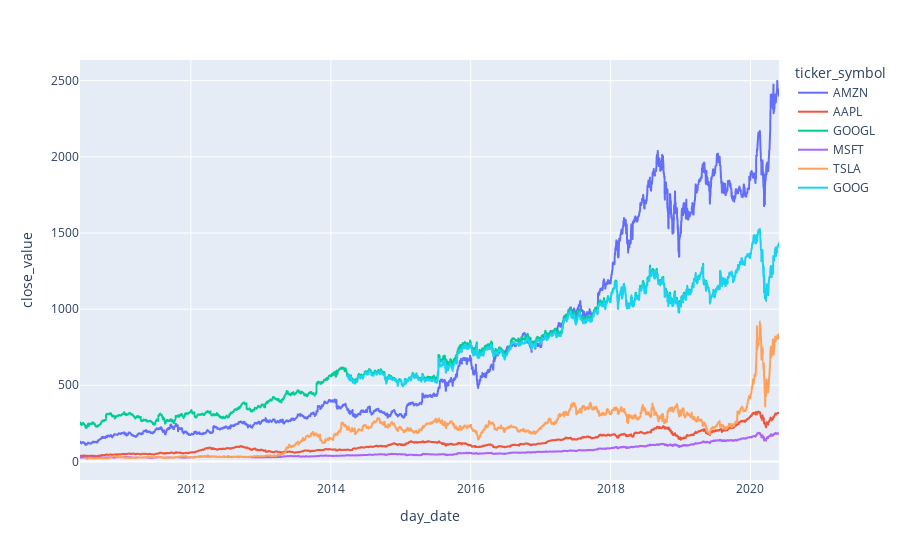

The notebook cell saved with this chart:
### Code cell
px.line(df, x="day_date", y="close_value", color="ticker_symbol")

### Figure 1 — Plotly figure (JSON) as saved in the notebook; plotly's stock layout.template omitted (floating-point values rounded to 4 significant figures; data arrays with more than 128 entries replaced by an {"elided": "..."} marker saying what was removed)
{"data": [{"hovertemplate": "ticker_symbol=AMZN<br>day_date=%{x}<br>close_value=%{y}<extra></extra>", "legendgroup": "AMZN", "line": {"color": "#636efa", "dash": "solid"}, "marker": {"symbol": "circle"}, "mode": "lines", "name": "AMZN", "showlegend": true, "type": "scattergl", "x": {"elided": "3085 str values"}, "xaxis": "x", "y": {"elided": "3085 float values"}, "yaxis": "y"}, {"hovertemplate": "ticker_symbol=AAPL<br>day_date=%{x}<br>close_value=%{y}<extra></extra>", "legendgroup": "AAPL", "line": {"color": "#EF553B", "dash": "solid"}, "marker": {"symbol": "circle"}, "mode": "lines", "name": "AAPL", "showlegend": true, "type": "scattergl", "x": {"elided": "3085 str values"}, "xaxis": "x", "y": {"elided": "3085 float values"}, "yaxis": "y"}, {"hovertemplate": "ticker_symbol=GOOGL<br>day_date=%{x}<br>close_value=%{y}<extra></extra>", "legendgroup": "GOOGL", "line": {"color": "#00cc96", "dash": "solid"}, "marker": {"symbol": "circle"}, "mode": "lines", "name": "GOOGL", "showlegend": true, "type": "scattergl", "x": {"elided": "3085 str values"}, "xaxis": "x", "y": {"elided": "3085 float values"}, "yaxis": "y"}, {"hovertemplate": "ticker_symbol=MSFT<br>day_date=%{x}<br>close_value=%{y}<extra></extra>", "legendgroup": "MSFT", "line": {"color": "#ab63fa", "dash": "solid"}, "marker": {"symbol": "circle"}, "mode": "lines", "name": "MSFT", "showlegend": true, "type": "scattergl", "x": {"elided": "3085 str values"}, "xaxis": "x", "y": {"elided": "3085 float values"}, "yaxis": "y"}, {"hovertemplate": "ticker_symbol=TSLA<br>day_date=%{x}<br>close_value=%{y}<extra></extra>", "legendgroup": "TSLA", "line": {"color": "#FFA15A", "dash": "solid"}, "marker": {"symbol": "circle"}, "mode": "lines", "name": "TSLA", "showlegend": true, "type": "scattergl", "x": {"elided": "3065 str values"}, "xaxis": "x", "y": {"elided": "3065 float values"}, "yaxis": "y"}, {"hovertemplate": "ticker_symbol=GOOG<br>day_date=%{x}<br>close_value=%{y}<extra></extra>", "legendgroup": "GOOG", "line": {"color": "#19d3f3", "dash": "solid"}, "marker": {"symbol": "circle"}, "mode": "lines", "name": "GOOG", "showlegend": true, "type": "scattergl", "x": {"elided": "2123 str values"}, "xaxis": "x", "y": {"elided": "2123 float values"}, "yaxis": "y"}], "layout": {"legend": {"title": {"text": "ticker_symbol"}, "tracegroupgap": 0}, "margin": {"t": 60}, "xaxis": {"anchor": "y", "domain": [0, 1], "title": {"text": "day_date"}}, "yaxis": {"anchor": "x", "domain": [0, 1], "title": {"text": "close_value"}}}}
